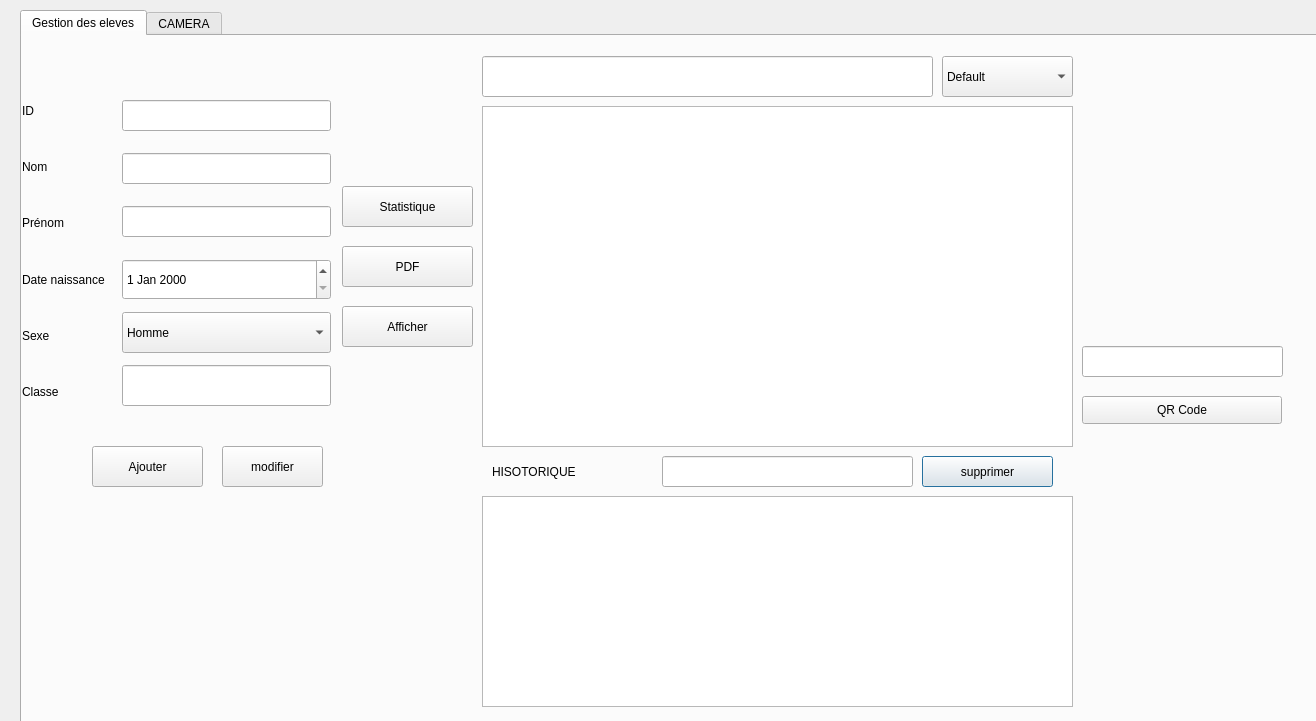
<?xml version="1.0" encoding="UTF-8"?>
<ui version="4.0">
 <class>gestion_eleve</class>
 <widget class="QDialog" name="gestion_eleve">
  <property name="geometry">
   <rect>
    <x>0</x>
    <y>0</y>
    <width>1316</width>
    <height>721</height>
   </rect>
  </property>
  <property name="windowTitle">
   <string>Dialog</string>
  </property>
  <widget class="QTabWidget" name="tabWidget">
   <property name="geometry">
    <rect>
     <x>20</x>
     <y>10</y>
     <width>1401</width>
     <height>1891</height>
    </rect>
   </property>
   <property name="currentIndex">
    <number>0</number>
   </property>
   <widget class="QWidget" name="tab">
    <attribute name="title">
     <string>Gestion des eleves</string>
    </attribute>
    <widget class="QLineEdit" name="lineEdit_supp">
     <property name="geometry">
      <rect>
       <x>640</x>
       <y>420</y>
       <width>251</width>
       <height>31</height>
      </rect>
     </property>
     <property name="styleSheet">
      <string notr="true"/>
     </property>
    </widget>
    <widget class="QPushButton" name="pushButton_supprimer">
     <property name="geometry">
      <rect>
       <x>900</x>
       <y>420</y>
       <width>131</width>
       <height>31</height>
      </rect>
     </property>
     <property name="styleSheet">
      <string notr="true"/>
     </property>
     <property name="text">
      <string>supprimer</string>
     </property>
    </widget>
    <widget class="QLineEdit" name="lineEdit_qrcode">
     <property name="geometry">
      <rect>
       <x>1060</x>
       <y>310</y>
       <width>201</width>
       <height>31</height>
      </rect>
     </property>
     <property name="styleSheet">
      <string notr="true"/>
     </property>
    </widget>
    <widget class="QTableView" name="tableView">
     <property name="geometry">
      <rect>
       <x>460</x>
       <y>70</y>
       <width>591</width>
       <height>341</height>
      </rect>
     </property>
    </widget>
    <widget class="QPushButton" name="statistique">
     <property name="geometry">
      <rect>
       <x>320</x>
       <y>150</y>
       <width>131</width>
       <height>41</height>
      </rect>
     </property>
     <property name="styleSheet">
      <string notr="true"/>
     </property>
     <property name="text">
      <string>Statistique</string>
     </property>
    </widget>
    <widget class="QPushButton" name="qrcodegen">
     <property name="geometry">
      <rect>
       <x>1060</x>
       <y>360</y>
       <width>200</width>
       <height>28</height>
      </rect>
     </property>
     <property name="styleSheet">
      <string notr="true"/>
     </property>
     <property name="text">
      <string>QR Code</string>
     </property>
    </widget>
    <widget class="QLabel" name="qrcodecommande">
     <property name="enabled">
      <bool>true</bool>
     </property>
     <property name="geometry">
      <rect>
       <x>1060</x>
       <y>80</y>
       <width>200</width>
       <height>200</height>
      </rect>
     </property>
     <property name="sizePolicy">
      <sizepolicy hsizetype="Fixed" vsizetype="Fixed">
       <horstretch>0</horstretch>
       <verstretch>0</verstretch>
      </sizepolicy>
     </property>
     <property name="minimumSize">
      <size>
       <width>200</width>
       <height>200</height>
      </size>
     </property>
     <property name="maximumSize">
      <size>
       <width>200</width>
       <height>200</height>
      </size>
     </property>
     <property name="text">
      <string/>
     </property>
    </widget>
    <widget class="QComboBox" name="comboBox_tri">
     <property name="geometry">
      <rect>
       <x>920</x>
       <y>20</y>
       <width>131</width>
       <height>41</height>
      </rect>
     </property>
     <item>
      <property name="text">
       <string>Default</string>
      </property>
     </item>
     <item>
      <property name="text">
       <string>nom (A-&gt;Z)</string>
      </property>
     </item>
     <item>
      <property name="text">
       <string>prenom (A-&gt;Z)</string>
      </property>
     </item>
     <item>
      <property name="text">
       <string>ID (des)</string>
      </property>
     </item>
    </widget>
    <widget class="QLineEdit" name="lineEdit_recherche">
     <property name="geometry">
      <rect>
       <x>460</x>
       <y>20</y>
       <width>451</width>
       <height>41</height>
      </rect>
     </property>
     <property name="styleSheet">
      <string notr="true"/>
     </property>
    </widget>
    <widget class="QPushButton" name="PDF">
     <property name="geometry">
      <rect>
       <x>320</x>
       <y>210</y>
       <width>131</width>
       <height>41</height>
      </rect>
     </property>
     <property name="styleSheet">
      <string notr="true"/>
     </property>
     <property name="text">
      <string>PDF</string>
     </property>
    </widget>
    <widget class="QLabel" name="label">
     <property name="geometry">
      <rect>
       <x>-260</x>
       <y>-30</y>
       <width>1691</width>
       <height>781</height>
      </rect>
     </property>
     <property name="text">
      <string/>
     </property>
     <property name="pixmap">
      <pixmap>img/modele-sans-couture-fond-bleu-fournitures-scolaires-contour-blanc-vecteur_288990-1275.jpg</pixmap>
     </property>
     <property name="scaledContents">
      <bool>true</bool>
     </property>
    </widget>
    <widget class="QLineEdit" name="le_prenom">
     <property name="geometry">
      <rect>
       <x>740</x>
       <y>854</y>
       <width>199</width>
       <height>22</height>
      </rect>
     </property>
     <property name="styleSheet">
      <string notr="true"/>
     </property>
    </widget>
    <widget class="QPushButton" name="pb_ajouter">
     <property name="geometry">
      <rect>
       <x>570</x>
       <y>1160</y>
       <width>111</width>
       <height>41</height>
      </rect>
     </property>
     <property name="styleSheet">
      <string notr="true">QPushButton {

color: #778899c;
background: #87CEEB;
border: none;
border: 1px solid  #172e4e;
border-radius: 8px;

}
QPushButton:hover {
color:#ffffff;

background:#778899;
border: none;
}</string>
     </property>
     <property name="text">
      <string>Ajouter</string>
     </property>
    </widget>
    <widget class="QWidget" name="layoutWidget">
     <property name="geometry">
      <rect>
       <x>570</x>
       <y>730</y>
       <width>161</width>
       <height>331</height>
      </rect>
     </property>
     <layout class="QVBoxLayout" name="verticalLayout_3">
      <item>
       <widget class="QLabel" name="label_10">
        <property name="text">
         <string>ID</string>
        </property>
       </widget>
      </item>
      <item>
       <widget class="QLabel" name="label_11">
        <property name="text">
         <string>Nom</string>
        </property>
       </widget>
      </item>
      <item>
       <widget class="QLabel" name="label_13">
        <property name="text">
         <string>Prénom</string>
        </property>
       </widget>
      </item>
      <item>
       <widget class="QLabel" name="label_14">
        <property name="text">
         <string>Date naissance</string>
        </property>
       </widget>
      </item>
      <item>
       <widget class="QLabel" name="label_15">
        <property name="text">
         <string>Sexe</string>
        </property>
       </widget>
      </item>
      <item>
       <widget class="QLabel" name="label_16">
        <property name="text">
         <string>Classe</string>
        </property>
       </widget>
      </item>
     </layout>
    </widget>
    <widget class="QLineEdit" name="le_age">
     <property name="geometry">
      <rect>
       <x>740</x>
       <y>1030</y>
       <width>199</width>
       <height>22</height>
      </rect>
     </property>
     <property name="styleSheet">
      <string notr="true"/>
     </property>
    </widget>
    <widget class="QLineEdit" name="le_nom">
     <property name="geometry">
      <rect>
       <x>740</x>
       <y>802</y>
       <width>199</width>
       <height>22</height>
      </rect>
     </property>
     <property name="styleSheet">
      <string notr="true"/>
     </property>
    </widget>
    <widget class="QDateEdit" name="le_date">
     <property name="geometry">
      <rect>
       <x>740</x>
       <y>910</y>
       <width>199</width>
       <height>20</height>
      </rect>
     </property>
    </widget>
    <widget class="QLineEdit" name="le_id">
     <property name="geometry">
      <rect>
       <x>740</x>
       <y>750</y>
       <width>199</width>
       <height>22</height>
      </rect>
     </property>
     <property name="styleSheet">
      <string notr="true"/>
     </property>
    </widget>
    <widget class="QComboBox" name="comboBox_sexe">
     <property name="geometry">
      <rect>
       <x>740</x>
       <y>970</y>
       <width>199</width>
       <height>22</height>
      </rect>
     </property>
     <item>
      <property name="text">
       <string>Homme</string>
      </property>
     </item>
     <item>
      <property name="text">
       <string>Femme</string>
      </property>
     </item>
    </widget>
    <widget class="QPushButton" name="pushButton_Afficher">
     <property name="geometry">
      <rect>
       <x>820</x>
       <y>1160</y>
       <width>111</width>
       <height>41</height>
      </rect>
     </property>
     <property name="styleSheet">
      <string notr="true">QPushButton {

color: #778899c;
background: #87CEEB;
border: none;
border: 1px solid  #172e4e;
border-radius: 8px;

}
QPushButton:hover {
color:#ffffff;

background:#778899;
border: none;
}</string>
     </property>
     <property name="text">
      <string>Afficher</string>
     </property>
    </widget>
    <widget class="QPushButton" name="pushButton_modifier">
     <property name="geometry">
      <rect>
       <x>700</x>
       <y>1160</y>
       <width>101</width>
       <height>41</height>
      </rect>
     </property>
     <property name="styleSheet">
      <string notr="true">QPushButton {

color: #778899c;
background: #87CEEB;
border: none;
border: 1px solid  #172e4e;
border-radius: 8px;

}
QPushButton:hover {
color:#ffffff;

background:#778899;
border: none;
}</string>
     </property>
     <property name="text">
      <string>modifier</string>
     </property>
    </widget>
    <widget class="QPushButton" name="pb_ajouter_2">
     <property name="geometry">
      <rect>
       <x>70</x>
       <y>410</y>
       <width>111</width>
       <height>41</height>
      </rect>
     </property>
     <property name="styleSheet">
      <string notr="true"/>
     </property>
     <property name="text">
      <string>Ajouter</string>
     </property>
    </widget>
    <widget class="QWidget" name="layoutWidget_2">
     <property name="geometry">
      <rect>
       <x>0</x>
       <y>50</y>
       <width>91</width>
       <height>331</height>
      </rect>
     </property>
     <layout class="QVBoxLayout" name="verticalLayout_4">
      <item>
       <widget class="QLabel" name="label_17">
        <property name="text">
         <string>ID</string>
        </property>
       </widget>
      </item>
      <item>
       <widget class="QLabel" name="label_18">
        <property name="text">
         <string>Nom</string>
        </property>
       </widget>
      </item>
      <item>
       <widget class="QLabel" name="label_19">
        <property name="text">
         <string>Prénom</string>
        </property>
       </widget>
      </item>
      <item>
       <widget class="QLabel" name="label_20">
        <property name="text">
         <string>Date naissance</string>
        </property>
       </widget>
      </item>
      <item>
       <widget class="QLabel" name="label_21">
        <property name="text">
         <string>Sexe</string>
        </property>
       </widget>
      </item>
      <item>
       <widget class="QLabel" name="label_22">
        <property name="text">
         <string>Classe</string>
        </property>
       </widget>
      </item>
     </layout>
    </widget>
    <widget class="QPushButton" name="pushButton_Afficher_2">
     <property name="geometry">
      <rect>
       <x>320</x>
       <y>270</y>
       <width>131</width>
       <height>41</height>
      </rect>
     </property>
     <property name="styleSheet">
      <string notr="true"/>
     </property>
     <property name="text">
      <string>Afficher</string>
     </property>
    </widget>
    <widget class="QPushButton" name="pushButton_modifier_2">
     <property name="geometry">
      <rect>
       <x>200</x>
       <y>410</y>
       <width>101</width>
       <height>41</height>
      </rect>
     </property>
     <property name="styleSheet">
      <string notr="true"/>
     </property>
     <property name="text">
      <string>modifier</string>
     </property>
    </widget>
    <widget class="QLabel" name="label_12">
     <property name="geometry">
      <rect>
       <x>470</x>
       <y>420</y>
       <width>101</width>
       <height>31</height>
      </rect>
     </property>
     <property name="text">
      <string>HISOTORIQUE</string>
     </property>
    </widget>
    <widget class="QTableView" name="tableView_historique">
     <property name="geometry">
      <rect>
       <x>460</x>
       <y>460</y>
       <width>591</width>
       <height>211</height>
      </rect>
     </property>
    </widget>
    <widget class="QComboBox" name="comboBox_sexe_2">
     <property name="geometry">
      <rect>
       <x>100</x>
       <y>276</y>
       <width>209</width>
       <height>41</height>
      </rect>
     </property>
     <item>
      <property name="text">
       <string>Homme</string>
      </property>
     </item>
     <item>
      <property name="text">
       <string>Femme</string>
      </property>
     </item>
    </widget>
    <widget class="QLineEdit" name="le_id_2">
     <property name="geometry">
      <rect>
       <x>100</x>
       <y>64</y>
       <width>209</width>
       <height>31</height>
      </rect>
     </property>
     <property name="styleSheet">
      <string notr="true"/>
     </property>
    </widget>
    <widget class="QDateEdit" name="le_date_2">
     <property name="geometry">
      <rect>
       <x>100</x>
       <y>223</y>
       <width>209</width>
       <height>41</height>
      </rect>
     </property>
    </widget>
    <widget class="QLineEdit" name="le_age_2">
     <property name="geometry">
      <rect>
       <x>100</x>
       <y>329</y>
       <width>209</width>
       <height>41</height>
      </rect>
     </property>
     <property name="styleSheet">
      <string notr="true"/>
     </property>
    </widget>
    <widget class="QLineEdit" name="le_nom_2">
     <property name="geometry">
      <rect>
       <x>100</x>
       <y>117</y>
       <width>209</width>
       <height>31</height>
      </rect>
     </property>
     <property name="styleSheet">
      <string notr="true"/>
     </property>
    </widget>
    <widget class="QLineEdit" name="le_prenom_2">
     <property name="geometry">
      <rect>
       <x>100</x>
       <y>170</y>
       <width>209</width>
       <height>31</height>
      </rect>
     </property>
     <property name="styleSheet">
      <string notr="true"/>
     </property>
    </widget>
    <zorder>label</zorder>
    <zorder>lineEdit_supp</zorder>
    <zorder>pushButton_supprimer</zorder>
    <zorder>lineEdit_qrcode</zorder>
    <zorder>tableView</zorder>
    <zorder>statistique</zorder>
    <zorder>qrcodegen</zorder>
    <zorder>qrcodecommande</zorder>
    <zorder>comboBox_tri</zorder>
    <zorder>lineEdit_recherche</zorder>
    <zorder>PDF</zorder>
    <zorder>le_prenom</zorder>
    <zorder>pb_ajouter</zorder>
    <zorder>layoutWidget</zorder>
    <zorder>le_age</zorder>
    <zorder>le_nom</zorder>
    <zorder>le_date</zorder>
    <zorder>le_id</zorder>
    <zorder>comboBox_sexe</zorder>
    <zorder>pushButton_Afficher</zorder>
    <zorder>pushButton_modifier</zorder>
    <zorder>le_prenom_2</zorder>
    <zorder>pb_ajouter_2</zorder>
    <zorder>layoutWidget_2</zorder>
    <zorder>le_age_2</zorder>
    <zorder>le_nom_2</zorder>
    <zorder>le_date_2</zorder>
    <zorder>le_id_2</zorder>
    <zorder>comboBox_sexe_2</zorder>
    <zorder>pushButton_Afficher_2</zorder>
    <zorder>pushButton_modifier_2</zorder>
    <zorder>label_12</zorder>
    <zorder>tableView_historique</zorder>
    <zorder>comboBox_sexe_2</zorder>
    <zorder>le_id_2</zorder>
    <zorder>le_date_2</zorder>
    <zorder>le_age_2</zorder>
    <zorder>le_nom_2</zorder>
    <zorder>le_prenom_2</zorder>
   </widget>
   <widget class="QWidget" name="tab_3">
    <attribute name="title">
     <string>CAMERA</string>
    </attribute>
    <widget class="QLabel" name="label_8">
     <property name="geometry">
      <rect>
       <x>0</x>
       <y>0</y>
       <width>1581</width>
       <height>751</height>
      </rect>
     </property>
     <property name="text">
      <string/>
     </property>
     <property name="pixmap">
      <pixmap>img/back.jpg</pixmap>
     </property>
     <property name="scaledContents">
      <bool>true</bool>
     </property>
    </widget>
    <widget class="QScrollArea" name="scrollArea">
     <property name="geometry">
      <rect>
       <x>350</x>
       <y>120</y>
       <width>441</width>
       <height>361</height>
      </rect>
     </property>
     <property name="widgetResizable">
      <bool>true</bool>
     </property>
     <widget class="QWidget" name="scrollAreaWidgetContents">
      <property name="geometry">
       <rect>
        <x>0</x>
        <y>0</y>
        <width>439</width>
        <height>359</height>
       </rect>
      </property>
     </widget>
    </widget>
    <widget class="QPushButton" name="opcionesPushButton">
     <property name="geometry">
      <rect>
       <x>350</x>
       <y>80</y>
       <width>441</width>
       <height>28</height>
      </rect>
     </property>
     <property name="text">
      <string>Options</string>
     </property>
    </widget>
   </widget>
  </widget>
 </widget>
 <resources/>
 <connections/>
</ui>
